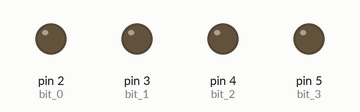
This sketch was run on a simulated Arduino Uno, built with avr-gcc and run on an emulated ATmega328P. Parts: output pins drawn as LEDs (lit = HIGH).

Above: at 0.5 s.
At 2.5 s:
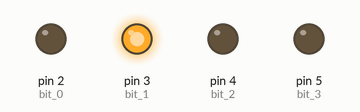
At 4.5 s:
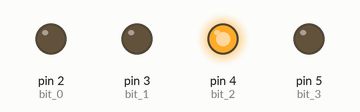
At 8.5 s:
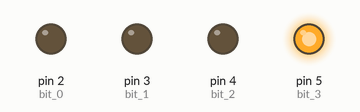
At 12.5 s:
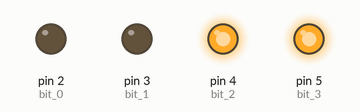
At 16.0 s:
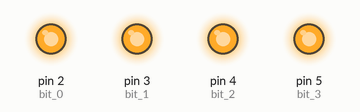
Timing chart, 0 to 19.6 s (numbered marks = the images above):
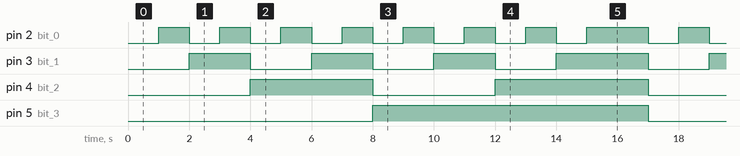

Measured:
- by itself, pin 2 (bit_0): repeats every 17.0 s: 6 × (LOW 1.0 s, HIGH 1.0 s), LOW 1.0 s, HIGH 2.0 s, LOW 1.0 s, HIGH 1.0 s
- by itself, pin 3 (bit_1): repeats every 17.0 s: 2 × (LOW 2.0 s, HIGH 2.0 s), LOW 2.0 s, HIGH 3.0 s, LOW 2.0 s, HIGH 2.0 s
- by itself, pin 4 (bit_2): LOW → HIGH at 4.0 s, → LOW 4.0 s later, → HIGH 4.0 s later, → LOW 5.0 s later, … (9 changes in this stretch)
- by itself, pin 5 (bit_3): alternates HIGH for 9.0 s and LOW for 8.0 s

The sketch:

4_bits_counter.ino
```cpp
/* ------------ 4 BITS COUNTER ------------ */

short bit_0 = 2;
short bit_1 = 3;
short bit_2 = 4;
short bit_3 = 5;
short time_delay = 1000; //Delay between each nibble

void setup() {
  // put your setup code here, to run once:
  pinMode(bit_0, OUTPUT);
  pinMode(bit_1, OUTPUT);
  pinMode(bit_2, OUTPUT);
  pinMode(bit_3, OUTPUT);
}


void loop() {
  // put your main code here, to run repeatedly:
  // 0
  digitalWrite(bit_0, LOW);
  digitalWrite(bit_1, LOW);
  digitalWrite(bit_2, LOW);
  digitalWrite(bit_3, LOW);
  delay(time_delay);
  // 1
  digitalWrite(bit_0, HIGH);
  digitalWrite(bit_1, LOW);
  digitalWrite(bit_2, LOW);
  digitalWrite(bit_3, LOW);
  delay(time_delay);
  // 2
  digitalWrite(bit_0, LOW);
  digitalWrite(bit_1, HIGH);
  digitalWrite(bit_2, LOW);
  digitalWrite(bit_3, LOW);
  delay(time_delay);
  // 3
  digitalWrite(bit_0, HIGH);
  digitalWrite(bit_1, HIGH);
  digitalWrite(bit_2, LOW);
  digitalWrite(bit_3, LOW);
  delay(time_delay);
  // 4
  digitalWrite(bit_0, LOW);
  digitalWrite(bit_1, LOW);
  digitalWrite(bit_2, HIGH);
  digitalWrite(bit_3, LOW);
  delay(time_delay);
  // 5
  digitalWrite(bit_0, HIGH);
  digitalWrite(bit_1, LOW);
  digitalWrite(bit_2, HIGH);
  digitalWrite(bit_3, LOW);
  delay(time_delay);
  // 6
  digitalWrite(bit_0, LOW);
  digitalWrite(bit_1, HIGH);
  digitalWrite(bit_2, HIGH);
  digitalWrite(bit_3, LOW);
  delay(time_delay);
  // 7
  digitalWrite(bit_0, HIGH);
  digitalWrite(bit_1, HIGH);
  digitalWrite(bit_2, HIGH);
  digitalWrite(bit_3, LOW);
  delay(time_delay);
  // 8
  digitalWrite(bit_0, LOW);
  digitalWrite(bit_1, LOW);
  digitalWrite(bit_2, LOW);
  digitalWrite(bit_3, HIGH);
  delay(time_delay);
  // 9
  digitalWrite(bit_0, HIGH);
  digitalWrite(bit_1, LOW);
  digitalWrite(bit_2, LOW);
  digitalWrite(bit_3, HIGH);
  delay(time_delay);
  // 10
  digitalWrite(bit_0, LOW);
  digitalWrite(bit_1, HIGH);
  digitalWrite(bit_2, LOW);
  digitalWrite(bit_3, HIGH);
  delay(time_delay);
  // 11
  digitalWrite(bit_0, HIGH);
  digitalWrite(bit_1, HIGH);
  digitalWrite(bit_2, LOW);
  digitalWrite(bit_3, HIGH);
  delay(time_delay);
  // 12
  digitalWrite(bit_0, LOW);
  digitalWrite(bit_1, LOW);
  digitalWrite(bit_2, HIGH);
  digitalWrite(bit_3, HIGH);
  delay(time_delay);
  // 13
  digitalWrite(bit_0, HIGH);
  digitalWrite(bit_1, LOW);
  digitalWrite(bit_2, HIGH);
  digitalWrite(bit_3, HIGH);
  delay(time_delay);
  // 14
  digitalWrite(bit_0, LOW);
  digitalWrite(bit_1, HIGH);
  digitalWrite(bit_2, HIGH);
  digitalWrite(bit_3, HIGH);
  delay(time_delay);
  // 15
  digitalWrite(bit_0, HIGH);
  digitalWrite(bit_1, HIGH);
  digitalWrite(bit_2, HIGH);
  digitalWrite(bit_3, HIGH);
  delay(2000);


}
```
